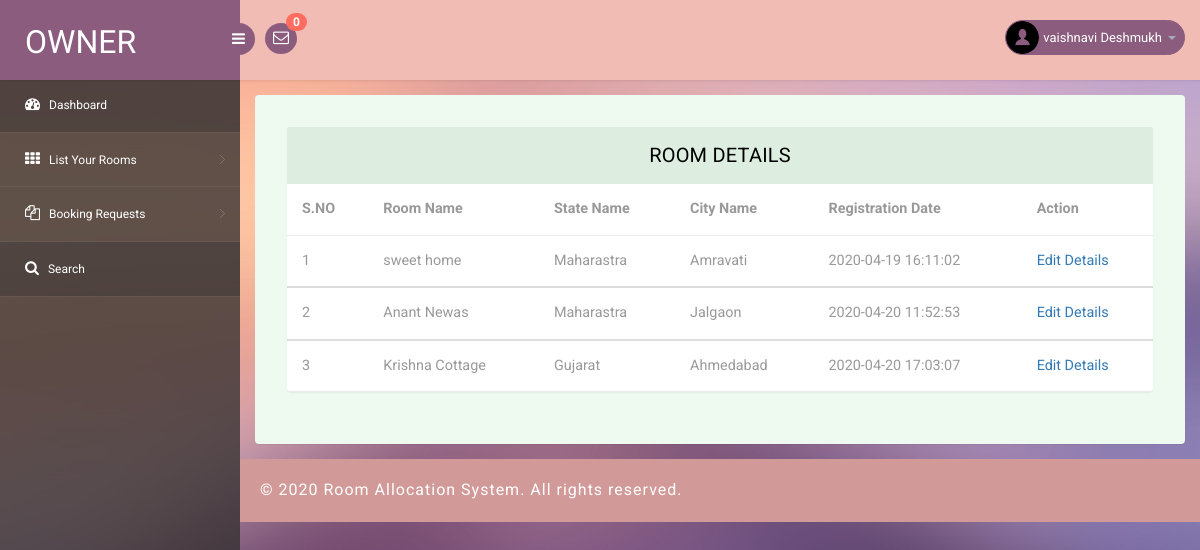
The page /owner/manage-pgdetails.php (signed in) on the database its author committed.
### tables this page shows
CREATE TABLE `tblowner` (
  `ID` int(10) NOT NULL,
  `FullName` varchar(200) DEFAULT NULL,
  `Email` varchar(200) DEFAULT NULL,
  `MobileNumber` bigint(10) DEFAULT NULL,
  `Password` varchar(120) DEFAULT NULL,
  `RegDate` timestamp NULL DEFAULT CURRENT_TIMESTAMP
);

CREATE TABLE `tblpg` (
  `ID` int(10) NOT NULL,
  `OwnerID` int(20) NOT NULL,
  `StateName` varchar(200) DEFAULT NULL,
  `CityName` varchar(200) DEFAULT NULL,
  `PGTitle` varchar(200) DEFAULT NULL,
  `Type` varchar(120) DEFAULT NULL,
  `RPmonth` varchar(120) DEFAULT NULL,
  `norooms` varchar(45) DEFAULT NULL,
  `Address` varchar(120) DEFAULT NULL,
  `Image` varchar(200) DEFAULT NULL,
  `Electricity` varchar(40) DEFAULT NULL,
  `Parking` varchar(40) DEFAULT NULL,
  `Refregerator` varchar(40) DEFAULT NULL,
  `Furnished` varchar(40) DEFAULT NULL,
  `AC` varchar(40) DEFAULT NULL,
  `Balcony` varchar(40) DEFAULT NULL,
  `StudyTable` varchar(40) DEFAULT NULL,
  `Laundry` varchar(40) DEFAULT NULL,
  `Security` varchar(40) DEFAULT NULL,
  `MealsBreakfast` varchar(45) DEFAULT NULL,
  `MealLunch` varchar(45) NOT NULL,
  `MealDinner` varchar(45) NOT NULL,
  `RegDate` timestamp NOT NULL DEFAULT CURRENT_TIMESTAMP,
  `IsActive` int(1) DEFAULT NULL,
  `LastUpdationDate` timestamp NULL DEFAULT NULL ON UPDATE CURRENT_TIMESTAMP
);

### owner/manage-pgdetails.php (the view, shortened to what this page needs)
<?php
include('includes/dbconnection.php');
if (strlen($_SESSION['pgasoid']==0)) {
  header('location:logout.php');
  } else{
?>
<!DOCTYPE html>
<head>
<link rel="stylesheet" href="css/bootstrap.min.css" >
<link href="css/style.css" rel='stylesheet' type='text/css' />
<link href="css/style-responsive.css" rel="stylesheet"/>
<link rel="stylesheet" href="css/font.css" type="text/css"/>
<link href="css/font-awesome.css" rel="stylesheet">
</head>
<body>
<section id="container">
<?php include_once('includes/header.php');?>
<?php include_once('includes/sidebar.php');?>
<section id="main-content">
	<section class="wrapper">
		<div class="table-agile-info">
 <div class="panel panel-default">
    <div class="panel-heading">
     Room Details
    </div>
    <div>
      <table class="table" ui-jq="footable" ui-options='{
        "paging": {
          "enabled": true
        },
        "filtering": {
          "enabled": true
        },
        "sorting": {
          "enabled": true
        }}'>
        <thead>
          <tr>
            <th data-breakpoints="xs">S.NO</th>
            <th>Room Name</th>
            <th>State Name</th>
            <th>City Name</th>
            <th>Registration Date</th>
            <th data-breakpoints="xs">Action</th>
          </tr>
        </thead>
        <?php
        $oid=$_SESSION['pgasoid'];
$ret=mysqli_query($con,"select * from  tblpg where OwnerID='$oid'");
$cnt=1;
while ($row=mysqli_fetch_array($ret)) {
?>
        <tbody>
          <tr data-expanded="true">
            <td><?php echo $cnt;?></td>
              <td><?php  echo $row['PGTitle'];?></td>
                  <td><?php  echo $row['StateName'];?></td>
                  <td><?php  echo $row['CityName'];?></td>
                  <td><?php  echo $row['RegDate'];?></td>
                  <td><a href="edit-pgdetails.php?editid=<?php echo $row['ID'];?>">Edit Details</a>
                </tr>
                <?php
$cnt=$cnt+1;
}?>
 </tbody>
            </table>
    </div>
  </div>
</div>
</section>
		 <?php include_once('includes/footer.php');?>
</section>
</section>
</body>
</html>
<?php }  ?>

### owner/includes/header.php (shortened to what this page needs)
<header class="header fixed-top clearfix">
<div class="brand">
    <a href="dashboard.php" class="logo">
        Owner
    </a>
    <div class="sidebar-toggle-box">
        <div class="fa fa-bars"></div>
    </div>
</div>
<div class="nav notify-row" id="top_menu">
    <ul class="nav top-menu">
                <?php
        $oid=$_SESSION['pgasoid'];
$ret1=mysqli_query($con,"select tblbookpg.ID,tbluser.FullName from tblbookpg join tbluser on tbluser.ID=tblbookpg.Userid join tblpg on tblpg.ID=tblbookpg.Pgid where tblbookpg.Status is null and tblpg.OwnerID='$oid' ");
$num=mysqli_num_rows($ret1);
?>
        <li id="header_inbox_bar" class="dropdown">
            <a data-toggle="dropdown" class="dropdown-toggle" href="#">
                <i class="fa fa-envelope-o"></i>
                <span class="badge bg-important"><?php echo $num;?></span>
            </a>
        </li>
    </ul>
</div>
<div class="top-nav clearfix">
    <ul class="nav pull-right top-menu">
        <li class="dropdown">
            <a data-toggle="dropdown" class="dropdown-toggle" href="#">
                <?php
$pownerid=$_SESSION['pgasoid'];
$ret=mysqli_query($con,"select FullName from  tblowner where ID='$pownerid'");
$row=mysqli_fetch_array($ret);
$name=$row['FullName'];
?>
                <img alt="" src="images/2.png">
                <span class="username"><?php echo $name; ?></span>
                <b class="caret"></b>
            </a>
        </li>
    </ul>
</div>
</header>

### owner/css/style.css (style rules this page uses)
ul, ol { margin: 0; }
html, body { font-family: 'Roboto', sans-serif; font-size: 100%; overflow-x: hidden; background: url(../images/bg.jpg) no-repeat 0px 0px; background-size:cover; }
body a { transition: 0.5s all ease; -webkit-transition: 0.5s all ease; -moz-transition: 0.5s all ease; -o-transition: 0.5s all ease; -ms-transition: 0.5s all ease; text-decoration:none; }
ul,label { margin:0; padding:0; }
#main-content { margin-left:240px; -webkit-transition:all .3s ease-in-out; -moz-transition:all .3s ease-in-out; -o-transition:all .3s ease-in-out; transition:all .3s ease-in-out; }
.header { left:0; right:0; z-index:1002; background:rgb(240, 188, 180); -webkit-transition:all .3s ease-in-out; -moz-transition:all .3s ease-in-out; -o-transition:all .3s ease-in-out; transition:all .3s ease-in-out; }
.fixed-top { position:fixed; box-shadow:1px 0 3px rgba(0,0,0,.15); }
.wrapper { display:inline-block; margin-top:80px; padding:15px; width:100%; }
.brand { background:#8b5c7e; float:left; width:240px; height:80px; position:relative; }
a.logo { font-size:32px; color:#fff; float:left; margin:20px 0 0 25px; text-transform:uppercase; }
#top_menu .nav>li,ul.top-menu>li { float:left; }
.notify-row { float:left; margin-top:23px; margin-left:25px; }
ul.top-menu { margin-right:15px; margin-top: 0; }
ul.top-menu > li > a { color: #fff; font-size: 16px; background: #8b5c7e; padding: 4px 8px; margin-right: 15px; border-radius: 50%; -webkit-border-radius: 50%; padding-right: 8px !important; }
.notify-row .badge { position:absolute; right:-10px; top:-10px; z-index:100; }
.top-nav { margin-top:20px; }
.top-nav img { border-radius:50%; -webkit-border-radius:50%; width:33px; }
.top-nav .username { font-size:13px; color:#fff; }
.top-nav ul.top-menu>li>a { border-radius: 100px; -webkit-border-radius: 100px; padding: 0px; background: none; margin-right: 0; border: 1px solid #8b5c7e; background: #8b5c7e; }
.top-nav ul.top-menu>li { margin-left:10px; }
.top-nav .nav .caret { border-bottom-color:#A4AABA; border-top-color:#A4AABA; }
.sidebar-toggle-box { float:left; margin-top:23px; margin-left:-15px; background:#8b5c7e; border-radius:50%; -webkit-border-radius:50%; width:32px; height:32px; position:absolute; right:-15px; }
.sidebar-toggle-box .fa-bars { cursor:pointer; display:inline-block; font-size:15px; padding:8px 8px 8px 9px; color:#fff; }
.panel-heading { position: relative; height: 57px; line-height: 57px; letter-spacing: 0.2px; color: #000; font-size: 18px; font-weight: 400; padding: 0 16px; background:#ddede0; border-top-right-radius: 2px; border-top-left-radius: 2px; text-transform: uppercase; text-align: center; }
.panel { border: none ! important; }
.table>thead>tr>th { border-bottom: 1px solid #e1ab91 ! important; }
.table>tbody>tr>td, .table>tbody>tr>th, .table>tfoot>tr>td, .table>tfoot>tr>th, .table>thead>tr>td, .table>thead>tr>th { border-bottom: 1px solid #e9e9e9 ! important; }
.table > thead > tr > th, .table > tbody > tr > th, .table > tfoot > tr > th, .table > thead > tr > td, .table > tbody > tr > td, .table > tfoot > tr > td { border-top: none !important; }
.table td, .table>tbody>tr>td, .table>tbody>tr>th, .table>tfoot>tr>td, .table>tfoot>tr>th, .table>thead>tr>td, .table>thead>tr>th { padding: 15px!important; }
.table > thead > tr > th, .table > tbody > tr > th, .table > tfoot > tr > th, .table > thead > tr > td, .table > tbody > tr > td, .table > tfoot > tr > td { font-size: 0.9em; color: #999; border-top: none !important; }
.table-agile-info { background: #eef9f0; padding: 2em; border-radius: 4px; -webkit-box-shadow: 0 1px 1px rgba(0,0,0,.05); box-shadow: 0 1px 1px rgba(0,0,0,.05); }
.panel-default>.panel-heading { color: #000000 ! important; background-color: #ddede0 ! important; border-color: #ddede0 ! important; font-size: 20px; }
.badge.bg-important { background: #ff6c60; }

### rows shown on the page
tblowner: FullName "vaishnavi Deshmukh"
tblpg: PGTitle "sweet home", StateName "Maharastra", CityName "Amravati", RegDate "2020-04-19 16:11:02"
tblpg: PGTitle "Anant Newas", StateName "Maharastra", CityName "Jalgaon", RegDate "2020-04-20 11:52:53"
tblpg: PGTitle "Krishna Cottage", StateName "Gujarat", CityName "Ahmedabad", RegDate "2020-04-20 17:03:07"

### other values the page prints
$num "0"
